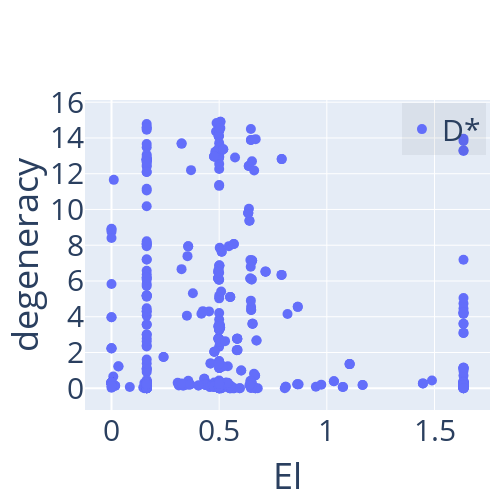

Notebook cell for this chart:
### Code cell
plotScatter(Agg['Lx'],{'D*':Agg['D*']},x_label='El',y_label='degeneracy',dot_size=10,size=(500,500))

### Figure 1 — Plotly figure (JSON) as saved in the notebook; plotly's stock layout.template omitted (floating-point values rounded to 4 significant figures; data arrays with more than 128 entries replaced by an {"elided": "..."} marker saying what was removed)
{"data": [{"marker": {"size": 10}, "mode": "markers", "name": "D*", "type": "scatter", "x": {"elided": "588 float values"}, "y": {"elided": "588 float values"}}], "layout": {"font": {"size": 30}, "height": 500, "legend": {"bgcolor": "rgba(0,0,0,.05)", "x": 0.99, "xanchor": "right", "y": 0.99, "yanchor": "top"}, "margin": {"r": 10, "t": 100}, "showlegend": true, "width": 500, "xaxis": {"title": {"text": "El"}}, "yaxis": {"title": {"text": "degeneracy"}}}}
